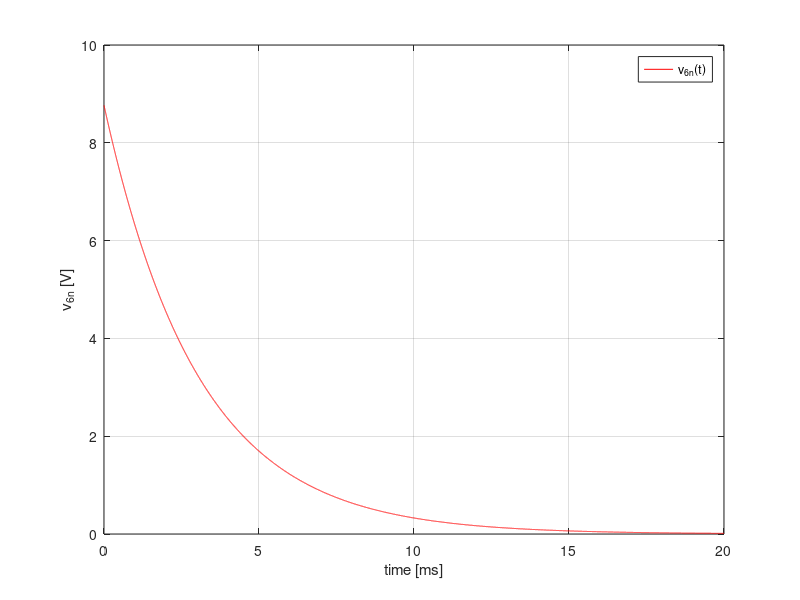
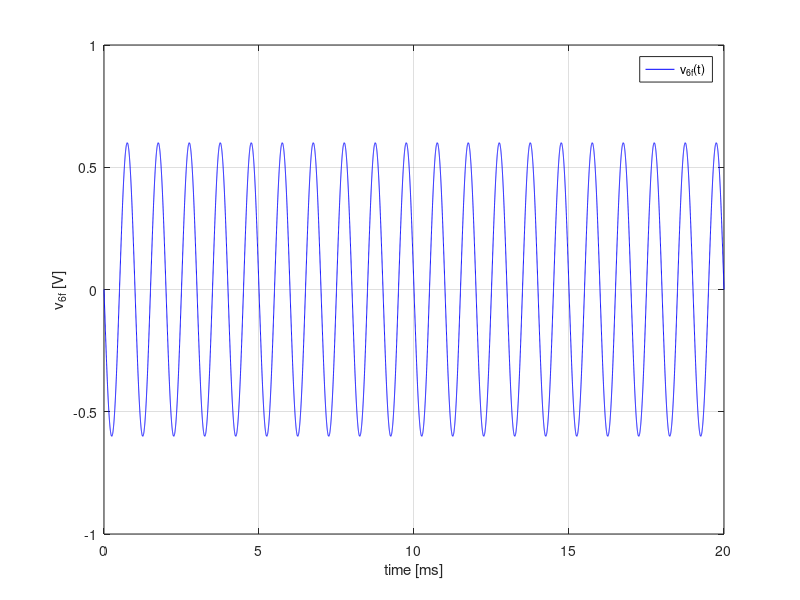
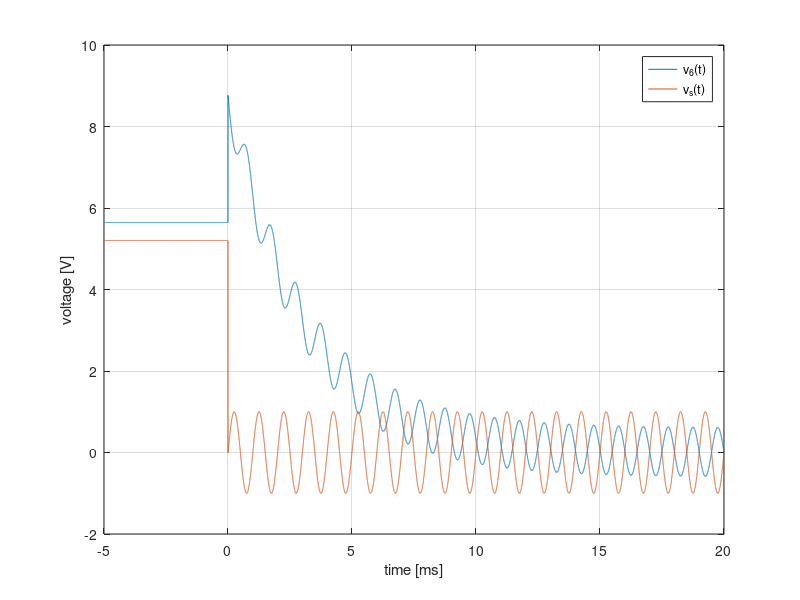

Write MATLAB code to recreate these figures, in order.
% T2
clear all
format long 

% Units for the values: V, mA, kOhm, mS and uF
% Values:  

R1 = 1.04001336091 
R2 = 2.04372276851 
R3 = 3.11359737601 
R4 = 4.17085404861 
R5 = 3.02859283303 
R6 = 2.070545767 
R7 = 1.01835949725 
Vs = 5.20102702949 
C = 1.00460501759 
Kb = 7.19043597753 
Kd = 8.06397385506 



%-------------------------------------------------------------------------------
% 1) Nodal analysis (t<0)
%-------------------------------------------------------------------------------
      
     % V1, V2, V3, V5, V6, V7, V8
A1 = [1,0,0,0,0,0,0; ... % ---------------------------------------node 1

      0,-(1/R1)-(1/R2)-(1/R3),(1/R2),(1/R3),0,0,0; ... % ---------node 2
      
      0,Kb+(1/R2),-(1/R2),-Kb,0,0,0; ...  % ----------------------node 3 
      
      0,-Kb,0,(1/R5)+Kb,-(1/R5),0,0; ... % -----------------------node 6
      
      0,0,0,0,0,-(1/R6)-(1/R7),(1/R7); ... % ---------------------node 7
      
      0,(1/R3),0,-(1/R3)-(1/R4)-(1/R5),(1/R5),(1/R7),-(1/R7); ... %supernode 5,8
      
      0,0,0,1,0,(Kd/R6),-1] % ------------------------------------additional equation: dependent voltage source
      
     
B1 = [Vs;-(Vs/R1);0;0;0;0;0]

C1 = A1\B1

V1 = C1(1,1)
V2 = C1(2,1)
V3 = C1(3,1)
V5 = C1(4,1)
V6 = C1(5,1)
V7 = C1(6,1)
V8 = C1(7,1)


IR1 = (V1 - V2)*(1/R1)
IR2 = (V2 - V3)*(1/R2)
IR3 = (V5 - V2)*(1/R3)
IR4 = V5*(1/R4)
IR5 = (V6 - V5)*(1/R5)
IR6 = -V7*(1/R6)
IR7 = (V7 - V8)*(1/R7)


%-------------------------------------------------------------------------------
% 2) Nodal analysis (Vs = 0; Vx = V6-V8)
%-------------------------------------------------------------------------------

Vs_2 = 0
V6 = C1(5,1)
V8 = C1(7,1)
Vx = V6-V8

    % V1, V2, V3, V5, V6, V7, V8, Ix
A2 = [1,0,0,0,0,0,0,0; ... %---------------------------------------node 1

     0,-(1/R1)-(1/R2)-(1/R3),(1/R2),(1/R3),0,0,0,0; ... % ---------node 2
     
     0,Kb+(1/R2),-(1/R2),-Kb,0,0,0,0; ...  % ----------------------node 3 
     
     0,-Kb,0,(1/R5)+Kb,-(1/R5),0,0,-1; ... % ----------------------node 6
     
     0,0,0,0,0,-(1/R6)-(1/R7),(1/R7),0; ... % ---------------------node 7
     
     0,(1/R3),0,-(1/R3)-(1/R4)-(1/R5),(1/R5),(1/R7),-(1/R7),1; ... %supernode 5,8
     
     0,0,0,1,0,(Kd/R6),-1,0; ... % --------------------------------additional equation: dependent voltage source
     
     0,0,0,0,1,0,-1,0] % ------------------------------------------additional equation: Vx = V6-V8
     
     
B2 = [Vs_2;-(Vs_2/R1);0;0;0;0;0;Vx]
     
C2 = A2\B2

Ix = C2(8,1)

Req = (Vx/Ix) % Equivalent resistance

tau = (Req*10^3)*(C*10^-6) % Time constant


%-------------------------------------------------------------------------------
% 3) Natural solution, v_6n(t)
%-------------------------------------------------------------------------------

t=0:0.000001:0.020;

v_6n = Vx*exp(-(t/abs(tau)));

figure();
plot(t*10^3, v_6n, "r")
xlabel ("time [ms]");
ylabel ("v_6_n [V]");
grid on;
legend("v_6_n(t)");


%-------------------------------------------------------------------------------
% 4) Forced solution, v_6f(t)
%-------------------------------------------------------------------------------

f = 1000 % Hz
w= 2*pi*f
Zc = 1/(j*w*C)
Vs_4 = j

     % V1, V2, V3, V5, V6, V7, V8
A4 = [1,0,0,0,0,0,0; ... % ----------------------------------------------------node 1

      0,-(1/R1)-(1/R2)-(1/R3),(1/R2),(1/R3),0,0,0; ... % ----------------------node 2
      
      0,Kb+(1/R2),-(1/R2),-Kb,0,0,0; ...  % -----------------------------------node 3 
      
      0,-Kb,0,(1/R5)+Kb,-(1/R5)-(1/Zc),0,(1/Zc); ... % ------------------------node 6
      
      0,0,0,0,0,-(1/R6)-(1/R7),(1/R7); ... % ----------------------------------node 7
      
      0,(1/R3),0,-(1/R3)-(1/R4)-(1/R5),(1/Zc)+(1/R5),(1/R7),-(1/R7)-(1/Zc); ...%supernode 5,8
      
      0,0,0,1,0,(Kd/R6),-1] % -------------------------------------------------additional equation: dependent voltage source
      
     
B4 = [Vs_4;-(Vs_4/R1);0;0;0;0;0]

C4 = A4\B4

V1_f = C4(1,1)
V2_f = C4(2,1)
V3_f = C4(3,1)
V5_f = C4(4,1)
V6_f = C4(5,1)
V7_f = C4(6,1)
V8_f = C4(7,1)

mag_v6 = abs(V6_f)
ph_v6 = angle(V6_f)

t=0:0.000001:0.020;

v_6f(t>=0) = mag_v6*cos(w*t(t>=0)-ph_v6);
%v_6f(t>=0) = abs(V6_f)*sin(2*pi*f*t(t>=0));

figure();
plot(t*10^3, v_6f, 'b')
xlabel ("time [ms]");
ylabel ("v_6_f [V]");
grid on;
legend("v_6_f(t)");



%-------------------------------------------------------------------------------
% 5) Total solution, v_6(t)
%-------------------------------------------------------------------------------

t=(-0.005:0.000001:0.020);

v_6n(t>=0) = Vx*exp(-(t(t>=0)/abs(tau)));

v_6f(t>=0) = mag_v6*cos(w*t(t>=0)-ph_v6);

v_6(t>=0) = v_6n(t>=0) + v_6f(t>=0);
v_6(t<0) = V6;

v_s(t>=0) = sin(2*pi*f*t(t>=0));
v_s(t<0) = Vs;


figure();
plot(t*1000, v_6, t*1000, v_s)
xlabel ("time [ms]");
ylabel ("voltage [V]");
grid on;
legend("v_6(t)", "v_s(t)");

